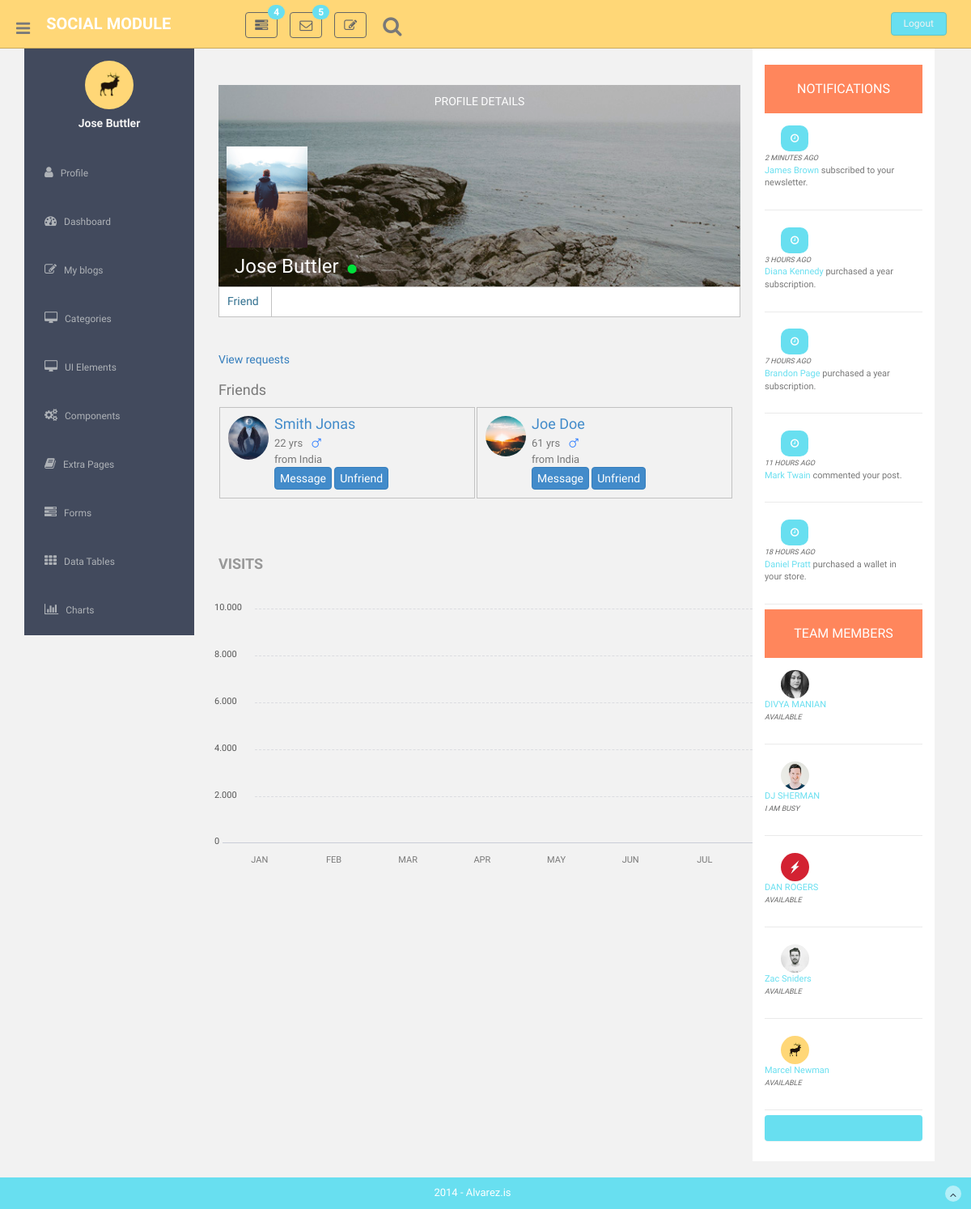
The page /friend-list/ (signed in) on the database as committed earlier.
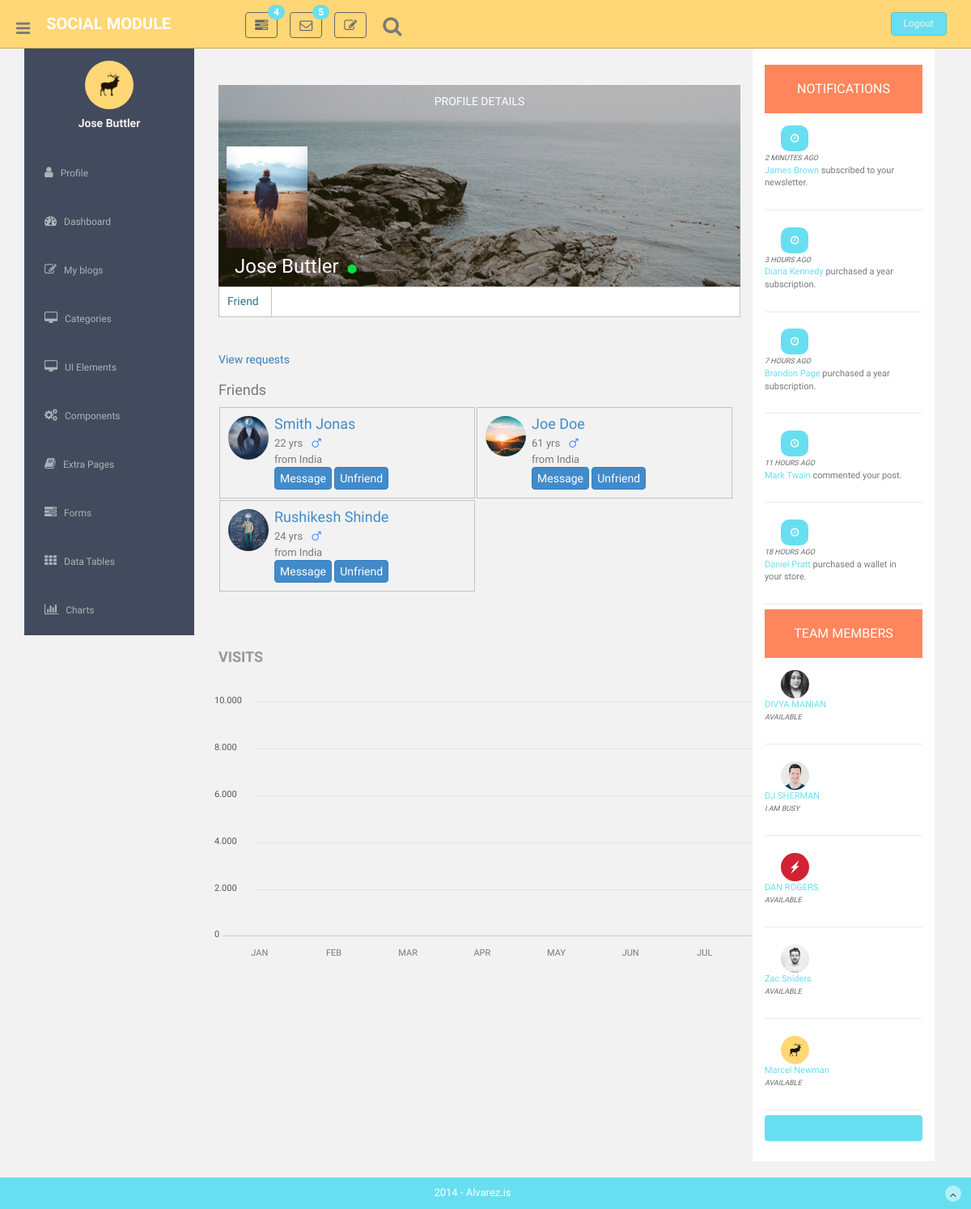
The same page on the database as committed later.
### social/models.py (models this page shows, shortened)
class Friendship(models.Model):
    request_from = models.ForeignKey(User, related_name='owner', on_delete=models.CASCADE)
    request_to = models.ForeignKey(User, related_name='friend', on_delete=models.CASCADE)
    timestamp = models.DateTimeField(default=timezone.now, null=True)
    is_friend = models.BooleanField(default=False)

class Profile(models.Model):
    user = models.OneToOneField(User, on_delete=models.CASCADE)
    image = models.ImageField(upload_to='profile/',default='default_pic.png')
    country = models.CharField(default='',max_length=100)
    state = models.CharField(default='',max_length=100)
    city = models.CharField(default='',max_length=100)
    fullAddress = models.CharField(default='',max_length=100)
    pin = models.CharField(default='',max_length=100)
    birth_date = models.DateField(null=True, blank=True)
    gender = models.CharField(max_length=50)
    timestamp = models.DateTimeField(default=timezone.now)

### social/views.py (the view)
# urls.py: path('friend-list/', views.friend_list, name="friend-list"),
@login_required
def friend_list(request, *args, **kwargs):
    current_user = request.user #for more readability only
    friend_list_request_from = Friendship.objects.filter(Q(request_from=current_user) & Q(is_friend=True)).order_by('-timestamp')
    friend_list_request_to = Friendship.objects.filter(Q(request_to=current_user) & Q(is_friend=True)).order_by('-timestamp')
    non_friend_list = Friendship.objects.filter(request_to=current_user, is_friend=False).order_by('-timestamp')
    sent_request_list = Friendship.objects.filter(request_from=current_user, is_friend=False).order_by('-timestamp')
    context = {
        'friend_list_request_from': friend_list_request_from,
        'friend_list_request_to': friend_list_request_to,
        'non_friend_list': non_friend_list
        }
    return render(request, 'friends_list.html', context)

### social/templatetags/c_filters.py (called while the page is built)
@register.simple_tag
def get_age(dob):
    return timezone.now().year - dob.year

@register.simple_tag
def refresh_timestamp(user_id):
    obj = Profile.objects.get(pk=user_id)
    obj.timestamp = timezone.now()
    obj.save()

@register.simple_tag
def use_time_stamp(timestamp):
    if timestamp == '0 minutes':
        return 'online'
    else:
        return 'active {} ago'.format(timestamp)

### social/templates/friends_list.html (shortened to what the changed rows need)
{% extends 'base.html' %}
{% load staticfiles %}
{% load c_filters %}
{% block content %}
    <section id="main-content">
        <section class="wrapper">
                <div class="col-lg-9 main-chart">
                     <div class="row">
                        <div class="col-md-12 col-sm-12 mb">
                            <div id="friend-container">
                                <div>
                                    {% for friend in friend_list_request_to %}
                                        <div class="friend-div-id-{{ friend.pk }} friends">
                                            {% use_time_stamp request.timestamp|timesince as user_status %}
                                            <div class="profile-image-container">
                                            {% if friend.request_from.profile.image %}
                                                    <a href="{% url 'social:friend-profile' friend.request_from.first_name friend.request_from.last_name friend.request_from.pk %}">
                                                        <img src="{{friend.request_from.profile.image.url}}" style="border-radius: 100%; max-height:100%; max-width:100%;">
                                                    </a>
                                            {% endif %}
                                        </div>
                                        <div class="profile-info-container">
                                            <h4 style="margin-bottom:5px; display: inline;"><a href="{% url 'social:friend-profile' friend.request_from.first_name friend.request_from.last_name friend.request_from.pk %}">{{friend.request_from.first_name|title}} {{friend.request_from.last_name|title}}</a></h4>
                                            {% get_age friend.request_from.profile.birth_date as age %}
                                            {% if user_status == 'online' %}
                                                <i class="fa fa-circle" style="padding: 0px 5px; color:#00e03c;" aria-hidden="true"></i></br>
                                                {% else %}
                                                <br>
                                            {% endif %}
                                            {% if friend.request_from.profile.gender %}<span>{{age}} yrs</span>&nbsp;{% endif%}
                                            {% if friend.request_from.profile.gender %}
                                                {% if friend.request_from.profile.gender == 'male' %}
                                                    <i class="fa fa-mars" style="color: #2e7eff;"></i>
                                                {% endif%}
                                            {% endif%}
                                            {% if friend.request_from.profile.city %}<span>from {{friend.request_from.profile.country|title}}</span>{% endif %}
                                            <ul>
                                                <li>
                                                    <a class="request-approve btn btn-primary" href="{% url 'social:request-approve' friend.request_from.pk %}" role="button" style="padding:3px 6px;">Message</a>
                                                </li>
                                                <li>
                                                    <a class="request-delete btn btn-primary" href="{% url 'social:undo-request' friend.request_from.pk %}" role="button" style="padding:3px 6px;">Unfriend</a>
                                                </li>
                                            </ul>
                                        </div>
                                        </div>
                                    {% endfor %}
                                    {% for friend in friend_list_request_from %}
                                        <div class="friend-div-id-{{ friend.pk }} friends">
                                            {% use_time_stamp request.timestamp|timesince as user_status %}
                                            <div class="profile-image-container">
                                            {% if friend.request_from.profile.image %}
                                                    <a href="{% url 'social:friend-profile' friend.request_to.first_name friend.request_to.last_name friend.request_to.pk %}">
                                                        <img src="{{friend.request_to.profile.image.url}}" style="border-radius: 100%; max-height:100%; max-width:100%;">
                                                    </a>
                                            {% endif %}
                                        </div>
                                        <div class="profile-info-container">
                                            <h4 style="margin-bottom:5px; display: inline;"><a href="{% url 'social:friend-profile' friend.request_to.first_name friend.request_to.last_name friend.request_to.pk %}">{{friend.request_to.first_name|title}} {{friend.request_to.last_name|title}}</a></h4>
                                            {% get_age friend.request_to.profile.birth_date as age %}
                                            {% if user_status == 'online' %}
                                                <i class="fa fa-circle" style="padding: 0px 5px; color:#00e03c;" aria-hidden="true"></i></br>
                                                {% else %}
                                                <br>
                                            {% endif %}
                                            {% if friend.request_to.profile.gender %}<span>{{age}} yrs</span>&nbsp;{% endif%}
                                            {% if friend.request_to.profile.gender %}
                                                {% if friend.request_to.profile.gender == 'male' %}
                                                    <i class="fa fa-mars" style="color: #2e7eff;"></i>
                                                {% endif%}
                                            {% endif%}
                                            {% if friend.request_to.profile.city %}<span>from {{friend.request_to.profile.country|title}}</span>{% endif %}
                                            <ul>
                                                <li>
                                                    <a class="request-approve btn btn-primary" href="{% url 'social:request-approve' friend.request_to.pk %}" role="button" style="padding:3px 6px;">Message</a>
                                                </li>
                                                <li>
                                                    <a class="request-delete btn btn-primary" href="{% url 'social:undo-request' friend.request_to.pk %}" role="button" style="padding:3px 6px;">Unfriend</a>
                                                </li>
                                            </ul>
                                        </div>
                                        </div>
                                    {% endfor %}
                                </div>
                            </div>
                        </div>
                    </div>
                </div>
            </div>
{% endblock %}

Rows that differ between the two databases and show on the page:
added Friendship: request_to.profile.image (picture), request_to.first_name "Rushikesh", request_to.last_name "Shinde", age "24", request_to.profile.country "India"
